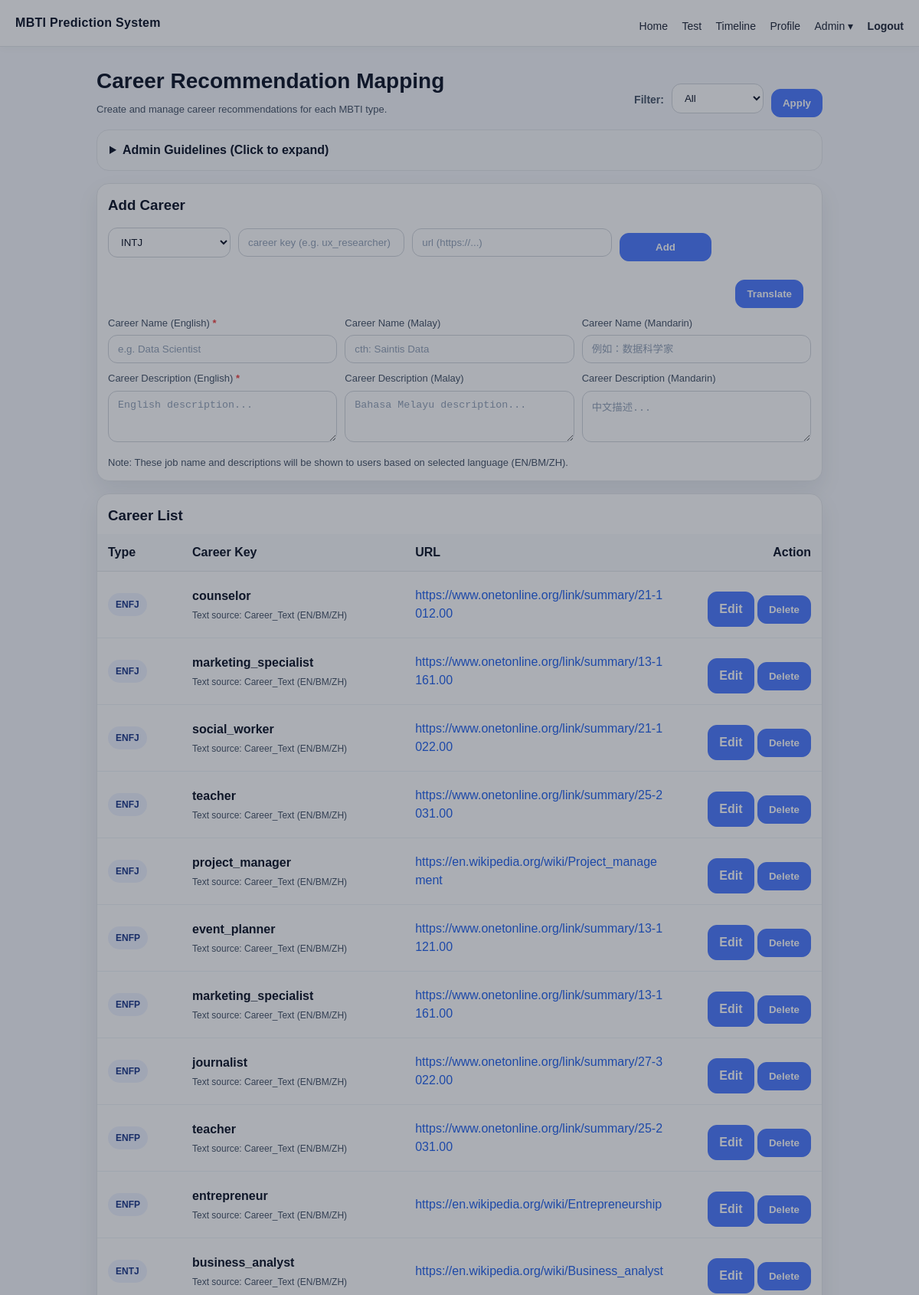
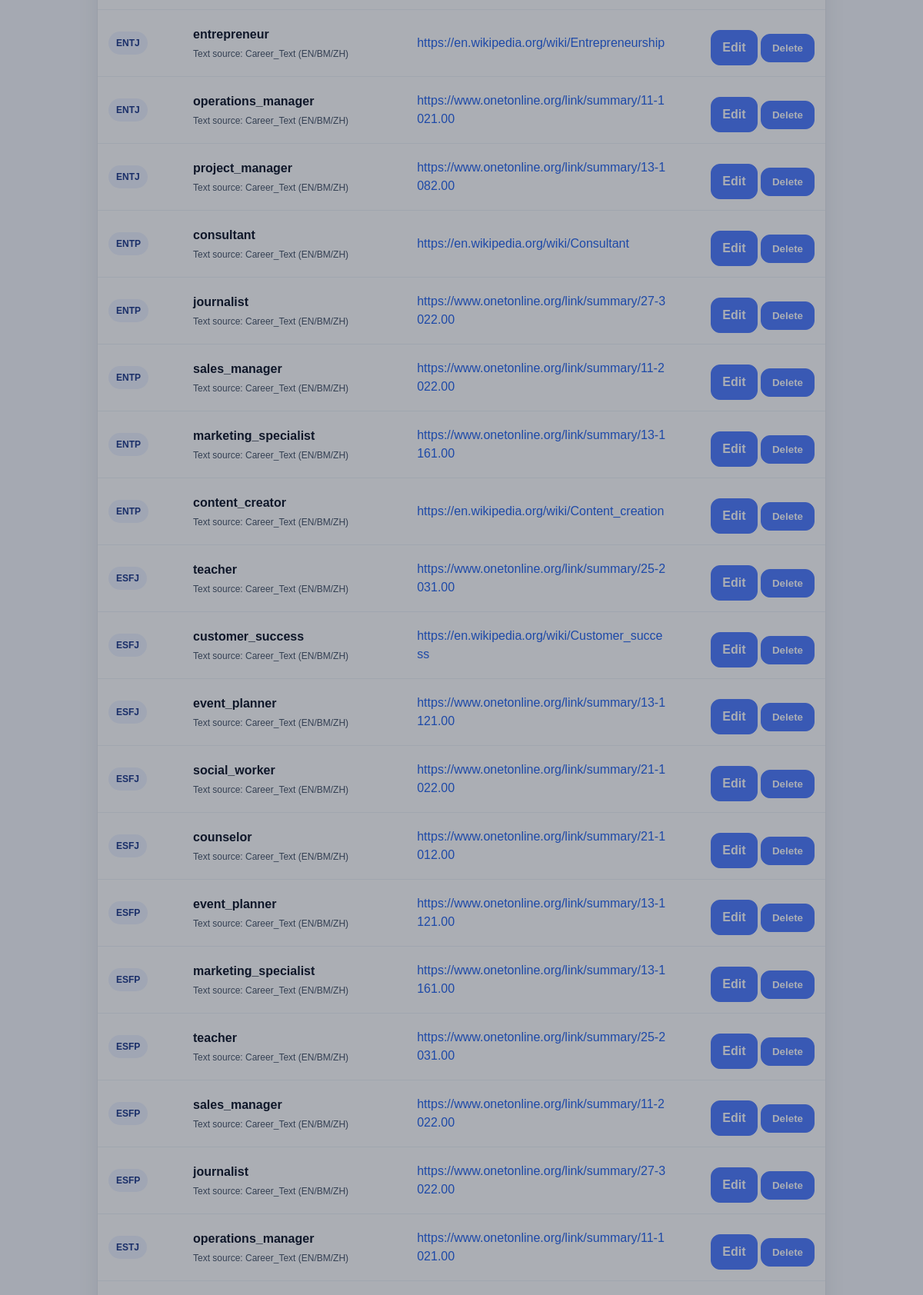
Page /admin/careers (signed in, upper part) on the committed database (2 pictures, top to bottom).
### tables this page shows
CREATE TABLE MBTI_Career (
        careerID INTEGER PRIMARY KEY AUTOINCREMENT,
        typeCode TEXT NOT NULL,          -- e.g. INTJ
        careerKey TEXT NOT NULL,         -- e.g. ux_researcher
        url TEXT NOT NULL,
        sortOrder INTEGER NOT NULL DEFAULT 1,
        UNIQUE(typeCode, careerKey),
        FOREIGN KEY(typeCode) REFERENCES MBTI_Type(typeCode)
    );

### admin_routes.py (the view)
@admin_bp.route("/admin/careers")
@admin_required
def careers_list():
    type_code = (request.args.get("type") or "").upper().strip()
    if type_code and type_code not in VALID_TYPES:
        type_code = ""
    rows = db.admin_list_careers(type_code or None)
    return render_template(
        "admin/admin_careers_list.html",
        rows=rows,
        type_code=type_code,
        types=VALID_TYPES
    )

### admin_routes.py (called while the page is built)
def admin_required(f):
    @wraps(f)
    def wrapper(*args, **kwargs):
        uid = session.get("user_id")
        if not uid:
            return redirect(url_for("auth.login"))
        user = db.get_user_by_id(uid)
        if not user or int(user.get("isAdmin", 0)) != 1:
            abort(403)
        return f(*args, **kwargs)
    return wrapper

### db.py (called while the page is built)
def get_conn():
    conn = sqlite3.connect(DB_PATH)
    conn.row_factory = sqlite3.Row
    return conn

def admin_list_careers(type_code: str | None = None):
    conn = get_conn()
    cur = conn.cursor()
    if type_code:
        cur.execute("""
            SELECT careerID, typeCode, careerKey, url, sortOrder
            FROM MBTI_Career
            WHERE typeCode = ?
            ORDER BY sortOrder ASC
        """, (type_code.upper(),))
    else:
        cur.execute("""
            SELECT careerID, typeCode, careerKey, url, sortOrder
            FROM MBTI_Career
            ORDER BY typeCode ASC, sortOrder ASC
        """)
    rows = cur.fetchall()
    conn.close()
    return [dict(r) for r in rows]

def get_user_profile_by_user_id(user_id: int):
    conn = get_conn()
    cur = conn.cursor()
    cur.execute("""
        SELECT * FROM User_Profile
        WHERE userID = ?
    """, (user_id,))
    row = cur.fetchone()
    conn.close()
    return dict(row) if row else None

def get_user_by_id(user_id: int):
    conn = get_conn()
    cur = conn.cursor()
    cur.execute("SELECT * FROM User WHERE userID = ?", (user_id,))
    row = cur.fetchone()
    conn.close()
    return dict(row) if row else None

### templates/admin/admin_careers_list.html (shortened to what this page needs)
{% extends "base.html" %}
{% block content %}
<div style="max-width:1100px;margin:0 auto;">
    <div style="display:flex;justify-content:space-between;align-items:flex-end;gap:14px;flex-wrap:wrap;">
        <div>
            <h1 style="margin:0;">Career Recommendation Mapping</h1>
            <p class="muted" style="margin:6px 0 0;">
                Create and manage career recommendations for each MBTI type.
            </p>
        </div>
        <form method="get" action="{{ url_for('admin.careers_list') }}"
            style="display:flex;gap:10px;align-items:center;">
            <label class="muted" style="font-size:14px;">Filter:</label>
            <select name="type" style="min-width:120px;">
                <option value="">All</option>
            </select>
            <button class="btn" type="submit">Apply</button>
        </form>
    </div>
    <details
        style="margin-top:16px; padding:14px 16px; border:1px solid #e5e7eb; border-radius:16px; background:#f8fafc;">
        <summary style="cursor:pointer; font-weight:900; color:#0f172a;">
            Admin Guidelines (Click to expand)
        </summary>
    </details>
    <div class="card" style="margin-top:16px;padding:14px;border-radius:16px;">
        <h3 style="margin:0 0 10px;">Add Career</h3>
        <form id="addCareerForm" method="post" action="{{ url_for('admin.careers_create') }}">
            <div style="display:grid;grid-template-columns:160px 1fr 1.2fr 120px 120px;gap:10px;align-items:center;">
                <select id="typeCode" name="typeCode" required>
                    {% for t in types %}
                    <option value="{{t}}" {% if t==type_code %}selected{% endif %}>{{t}}</option>
                    {% endfor %}
                </select>
                <input id="careerKey" name="careerKey" placeholder="career key (e.g. ux_researcher)" required>
                <input id="careerUrl" name="url" placeholder="url (https://...)" required>
                <button class="btn btn-primary" type="submit">Add</button>
            </div>
            <div
                style="display:flex;justify-content:space-between;align-items:center;gap:10px;flex-wrap:wrap;margin-top:12px;">
                <div style="display:flex;align-items:center;gap:10px;">
                    <button type="button" class="btn" id="addAutoTranslateBtn">Translate</button>
                </div>
            </div>
            <div style="display:grid;grid-template-columns:1fr 1fr 1fr;gap:10px;margin-top:10px;">
                <div>
                    <div class="muted" style="font-size:13px;margin-bottom:6px;">Career Name (English) <span
                            style="color:#ef4444;font-weight:800;">*</span></div>
                    <input id="titleEn" name="title_en" placeholder="e.g. Data Scientist" style="width:100%;" required>
                </div>
                <div>
                    <div class="muted" style="font-size:13px;margin-bottom:6px;">Career Name (Malay)</div>
                    <input id="titleBm" name="title_bm" placeholder="cth: Saintis Data" style="width:100%;">
                </div>
                <div>
                    <div class="muted" style="font-size:13px;margin-bottom:6px;">Career Name (Mandarin)</div>
                    <input id="titleZh" name="title_zh" placeholder="例如：数据科学家" style="width:100%;">
                </div>
            </div>
            <div style="display:grid;grid-template-columns:1fr 1fr 1fr;gap:10px;margin-top:10px;">
                <div>
                    <div class="muted" style="font-size:13px;margin-bottom:6px;">Career Description (English) <span
                            style="color:#ef4444;font-weight:800;">*</span></div>
                    <textarea id="descEn" name="desc_en" rows="3" placeholder="English description..."
                        style="width:100%;resize:vertical;" required></textarea>
                </div>
                <div>
                    <div class="muted" style="font-size:13px;margin-bottom:6px;">Career Description (Malay)</div>
                    <textarea id="descBm" name="desc_bm" rows="3" placeholder="Bahasa Melayu description..."
                        style="width:100%;resize:vertical;"></textarea>
                </div>
                <div>
                    <div class="muted" style="font-size:13px;margin-bottom:6px;">Career Description (Mandarin)</div>
                    <textarea id="descZh" name="desc_zh" rows="3" placeholder="中文描述..."
                        style="width:100%;resize:vertical;"></textarea>
                </div>
            </div>
            <p class="muted" style="margin:10px 0 0;font-size:13px;">
                Note: These job name and descriptions will be shown to users based on selected language (EN/BM/ZH).
            </p>
        </form>
    </div>
    <div class="card" style="margin-top:16px;padding:0;border-radius:16px;overflow:hidden;">
        <div style="padding:14px 14px 10px;">
            <h3 style="margin:0;">Career List</h3>
        </div>
        <div style="overflow:auto;">
            <table style="width:100%;border-collapse:collapse;min-width:900px;">
                <thead>
                    <tr style="background:#f8fafc;border-bottom:1px solid #e5e7eb;">
                        <th style="text-align:left;padding:12px 14px;width:110px;">Type</th>
                        <th style="text-align:left;padding:12px 14px;">Career Key</th>
                        <th style="text-align:left;padding:12px 14px;">URL</th>
                        <th style="text-align:right;padding:12px 14px;width:190px;">Action</th>
                    </tr>
                </thead>
                <tbody>
                    {% for r in rows %}
                    <tr style="border-bottom:1px solid #eef2f7;">
                        <td style="padding:14px;">
                            <span
                                style="display:inline-block;padding:6px 10px;border-radius:999px;background:#eef2ff;color:#1e3a8a;font-weight:800;font-size:12px;">
                                {{ r.typeCode }}
                            </span>
                        </td>
                        <td style="padding:14px;">
                            <div style="font-weight:800;color:#0f172a;">{{ r.careerKey }}</div>
                            <div class="muted" style="margin-top:4px;font-size:12px;">
                                Text source: Career_Text (EN/BM/ZH)
                            </div>
                        </td>
                        <td style="padding:14px;max-width:520px;">
                            <a href="{{ r.url }}" target="_blank" rel="noopener noreferrer"
                                style="color:#2563eb;text-decoration:none;word-break:break-all;">
                                {{ r.url }}
                            </a>
                        </td>
                        <td style="padding:14px;text-align:right;white-space:nowrap;">
                            <a class="btn" href="{{ url_for('admin.careers_edit', career_id=r.careerID) }}">Edit</a>
                            <form method="post" action="{{ url_for('admin.careers_delete', career_id=r.careerID) }}"
                                style="display:inline;" onsubmit="return confirm('Are you sure you want to delete this career? This cannot be undone.')
                                && confirm('Final confirmation: Delete this career now?');">
                                <button class="btn btn-danger" type="submit">Delete</button>
                            </form>
                        </td>
                    </tr>
                    {% endfor %}
                </tbody>
            </table>
        </div>
    </div>
</div>
{% endblock %}

### css/style.css (style rules this page uses)
:root { --bg: #F5F7FB; --surface: #FFFFFF; --surface-soft: #F8FAFC; --border: #E5E7EB; --border-strong: #CBD5E1; --text-main: #0F172A; --text-body: #475569; --text-muted: #94A3B8; --primary: #4F7CFF; --primary-hover: #3B6EF5; --primary-soft: #E8F0FF; --secondary: #6D5EF5; --secondary-hover: #5B4CE6; --secondary-soft: #EDE9FE; --success: #22C55E; --success-soft: #DCFCE7; --warning: #F59E0B; --warning-soft: #FEF3C7; --danger: #EF4444; --danger-soft: #FEE2E2; --info-soft: #ECFEFF; --info-border: #A5F3FC; --info-text: #0F766E; --shadow-sm: 0 8px 20px rgba(15, 23, 42, 0.06); --shadow-md: 0 12px 28px rgba(15, 23, 42, 0.08); --shadow-lg: 0 18px 40px rgba(15, 23, 42, 0.10); }
* { box-sizing: border-box; }
html { scroll-behavior: smooth; }
body { margin: 0; font-family: Arial, sans-serif; background: var(--bg); color: var(--text-main); line-height: 1.5; }
h1 { margin: 8px 0 16px; font-size: 28px; color: var(--text-main); }
h2, h3, h4, h5, h6 { color: var(--text-main); }
.card { background: var(--surface); border: 1px solid var(--border); border-radius: 18px; padding: 18px; margin-bottom: 16px; box-shadow: var(--shadow-md); }
label { display: block; margin: 10px 0 6px; font-size: 14px; opacity: 0.98; color: var(--text-body); font-weight: 600; }
input, textarea, select { width: 100%; padding: 10px 12px; border-radius: 12px; border: 1px solid #D1D5DB; background: var(--surface); color: var(--text-main); transition: border-color 0.15s ease, box-shadow 0.15s ease, background 0.15s ease; }
textarea { resize: vertical; }
input::placeholder, textarea::placeholder { color: var(--text-muted); }
button, .btn { display: inline-flex; align-items: center; justify-content: center; gap: 6px; margin-top: 12px; padding: 10px 14px; border-radius: 12px; border: 1px solid var(--primary); background: var(--primary); color: #ffffff; cursor: pointer; text-decoration: none; font-weight: 700; transition: background 0.15s ease, border-color 0.15s ease, transform 0.15s ease, box-shadow 0.15s ease; }
.muted { color: var(--text-body); font-size: 13px; }

### rows in the picture
MBTI_Career: typeCode "ENFJ", careerKey "counselor", url "https://www.onetonline.org/link/summary/21-1012.00"
MBTI_Career: typeCode "ENFJ", careerKey "marketing_specialist", url "https://www.onetonline.org/link/summary/13-1161.00"
MBTI_Career: typeCode "ENFJ", careerKey "social_worker", url "https://www.onetonline.org/link/summary/21-1022.00"
MBTI_Career: typeCode "ENFJ", careerKey "teacher", url "https://www.onetonline.org/link/summary/25-2031.00"
MBTI_Career: typeCode "ENFJ", careerKey "project_manager", url "https://en.wikipedia.org/wiki/Project_management"
MBTI_Career: typeCode "ENFP", careerKey "event_planner", url "https://www.onetonline.org/link/summary/13-1121.00"
MBTI_Career: typeCode "ENFP", careerKey "marketing_specialist", url "https://www.onetonline.org/link/summary/13-1161.00"
MBTI_Career: typeCode "ENFP", careerKey "journalist", url "https://www.onetonline.org/link/summary/27-3022.00"
MBTI_Career: typeCode "ENFP", careerKey "teacher", url "https://www.onetonline.org/link/summary/25-2031.00"
MBTI_Career: typeCode "ENFP", careerKey "entrepreneur", url "https://en.wikipedia.org/wiki/Entrepreneurship"
MBTI_Career: typeCode "ENTJ", careerKey "business_analyst", url "https://en.wikipedia.org/wiki/Business_analyst"
MBTI_Career: typeCode "ENTJ", careerKey "entrepreneur", url "https://en.wikipedia.org/wiki/Entrepreneurship"
MBTI_Career: typeCode "ENTJ", careerKey "operations_manager", url "https://www.onetonline.org/link/summary/11-1021.00"
MBTI_Career: typeCode "ENTJ", careerKey "project_manager", url "https://www.onetonline.org/link/summary/13-1082.00"
MBTI_Career: typeCode "ENTP", careerKey "consultant", url "https://en.wikipedia.org/wiki/Consultant"
MBTI_Career: typeCode "ENTP", careerKey "journalist", url "https://www.onetonline.org/link/summary/27-3022.00"
MBTI_Career: typeCode "ENTP", careerKey "sales_manager", url "https://www.onetonline.org/link/summary/11-2022.00"
MBTI_Career: typeCode "ENTP", careerKey "marketing_specialist", url "https://www.onetonline.org/link/summary/13-1161.00"
MBTI_Career: typeCode "ENTP", careerKey "content_creator", url "https://en.wikipedia.org/wiki/Content_creation"
MBTI_Career: typeCode "ESFJ", careerKey "teacher", url "https://www.onetonline.org/link/summary/25-2031.00"
MBTI_Career: typeCode "ESFJ", careerKey "customer_success", url "https://en.wikipedia.org/wiki/Customer_success"
MBTI_Career: typeCode "ESFJ", careerKey "event_planner", url "https://www.onetonline.org/link/summary/13-1121.00"
MBTI_Career: typeCode "ESFJ", careerKey "social_worker", url "https://www.onetonline.org/link/summary/21-1022.00"
MBTI_Career: typeCode "ESFJ", careerKey "counselor", url "https://www.onetonline.org/link/summary/21-1012.00"
MBTI_Career: typeCode "ESFP", careerKey "event_planner", url "https://www.onetonline.org/link/summary/13-1121.00"
MBTI_Career: typeCode "ESFP", careerKey "marketing_specialist", url "https://www.onetonline.org/link/summary/13-1161.00"
MBTI_Career: typeCode "ESFP", careerKey "teacher", url "https://www.onetonline.org/link/summary/25-2031.00"
MBTI_Career: typeCode "ESFP", careerKey "sales_manager", url "https://www.onetonline.org/link/summary/11-2022.00"
MBTI_Career: typeCode "ESFP", careerKey "journalist", url "https://www.onetonline.org/link/summary/27-3022.00"
MBTI_Career: typeCode "ESTJ", careerKey "operations_manager", url "https://www.onetonline.org/link/summary/11-1021.00"

### other values in the picture
{{ t('app_title') }} "MBTI Prediction System"
{{ t('nav_home') }} "Home"
{{ t('nav_test') }} "Test"
{{ t('nav_timeline') }} "Timeline"
{{ t('nav_profile') }} "Profile"
{{ t('nav_admin') }} "Admin"
{{ t('nav_logout') }} "Logout"
form field typeCode "INTJ"
